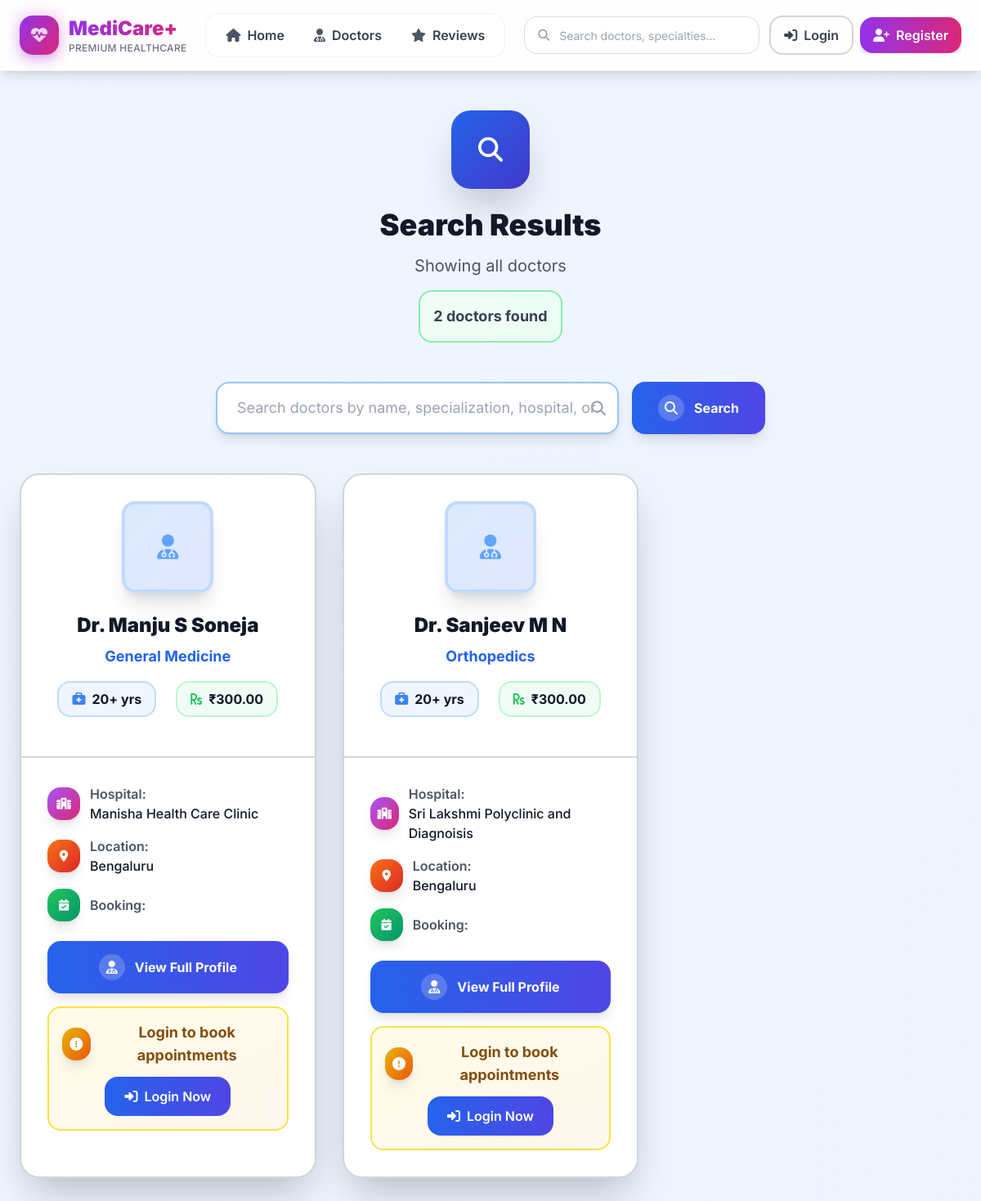
The app's page /search/ with its own data.
### core/models.py (models this page shows, shortened)
class Doctor(models.Model):
    SPECIALIZATION_CHOICES = [
        ('cardiology', 'Cardiology'),
        ('dermatology', 'Dermatology'),
        ('pediatrics', 'Pediatrics'),
        ('orthopedics', 'Orthopedics'),
        ('neurology', 'Neurology'),
        ('gynecology', 'Gynecology'),
        ('psychiatry', 'Psychiatry'),
        ('dentistry', 'Dentistry'),
        ('ophthalmology', 'Ophthalmology'),
        ('general', 'General Medicine'),
    ]
    name = models.CharField(max_length=100)
    specialization = models.CharField(max_length=50, choices=SPECIALIZATION_CHOICES, default='general')
    experience = models.PositiveIntegerField(default=0)
    hospital = models.CharField(max_length=200)
    address = models.TextField()
    city = models.CharField(max_length=100)
    fee = models.DecimalField(max_digits=8, decimal_places=2, validators=[MinValueValidator(0)])
    image = models.ImageField(upload_to='doctors/', blank=True, null=True)
    description = models.TextField(blank=True, null=True)
    rating = models.DecimalField(max_digits=3, decimal_places=1, default=0.0)
    is_available = models.BooleanField(default=True)
    created_at = models.DateTimeField(auto_now_add=True)
    updated_at = models.DateTimeField(auto_now=True)
    class Meta:
        ordering = ['-created_at']
    @property
    def display_fee(self):
        return f"₹{self.fee}"

### core/views.py (the view, shortened to what this page needs)
# urls.py: path('search/', views.unified_search, name='unified_search'),
def unified_search(request):
    query = request.GET.get("q", "").strip()
    doctors = Doctor.objects.all()
    context = {
        "q": query,
        "doctors": doctors,
    }
    return render(request, "unified_search.html", context)

### templates/unified_search.html (shortened to what this page needs)
{% extends 'base.html' %}
{% load static %}
{% block extra_content %}
<div class="min-h-screen bg-gradient-to-br from-blue-50 to-indigo-50 py-12">
  <div class="max-w-7xl mx-auto px-4 sm:px-6">
    <div class="text-center mb-12">
      <div class="w-24 h-24 bg-gradient-to-br from-blue-600 to-indigo-700 rounded-3xl flex items-center justify-center mx-auto mb-6 shadow-2xl">
        <i class="fas fa-search text-white text-3xl"></i>
      </div>
      <h1 class="text-4xl font-black text-gray-900 mb-4">Search Results</h1>
      <p class="text-xl text-gray-600">
        {% if q %}
          Showing results for "<span class="font-black text-blue-600">"{{ q }}"</span>"
        {% else %}
          Showing all doctors
        {% endif %}
      </p>
      <div class="bg-gradient-to-r from-green-50 to-emerald-50 rounded-2xl p-4 border-2 border-green-300 inline-block mt-4">
        <p class="text-gray-700 font-bold text-lg">{{ doctors|length }} doctor{{ doctors|pluralize }} found</p>
      </div>
    </div>
    <div class="max-w-2xl mx-auto mb-12">
      <form method="get" action="{% url 'unified_search' %}" class="flex flex-col sm:flex-row gap-4">
        <div class="flex-1">
          <div class="relative">
            <input
              type="text"
              name="q"
              value="{{ q }}"
              placeholder="Search doctors by name, specialization, hospital, or city..."
              class="w-full border-2 border-blue-300 rounded-2xl px-6 py-4 text-lg focus:ring-2 focus:ring-blue-500 focus:border-blue-500 transition-all duration-300 shadow-lg"
            >
            <i class="fas fa-search absolute right-4 top-1/2 transform -translate-y-1/2 text-gray-400 text-lg"></i>
          </div>
        </div>
        <button
          type="submit"
          class="bg-gradient-to-r from-blue-600 to-indigo-600 text-white font-bold px-8 py-4 rounded-2xl hover:shadow-2xl hover:scale-105 transition-all duration-300 flex items-center justify-center gap-3 shadow-lg"
        >
          <div class="w-8 h-8 bg-white bg-opacity-20 rounded-2xl flex items-center justify-center">
            <i class="fas fa-search"></i>
          </div>
          Search
        </button>
      </form>
    </div>
    {% if doctors %}
    <div class="grid grid-cols-1 md:grid-cols-2 lg:grid-cols-3 gap-8">
      {% for doctor in doctors %}
      <div class="bg-white rounded-3xl border-2 border-gray-300 shadow-2xl hover:shadow-3xl hover:border-blue-300 transition-all duration-500 overflow-hidden group">
        <div class="p-8 text-center border-b-2 border-gray-300">
          <div class="flex justify-center mb-6">
            {% if doctor.image %}
              <img src="{{ doctor.image.url }}"
                   alt="Dr. {{ doctor.name }} - {{ doctor.get_specialization_display }}"
                   class="w-28 h-28 rounded-2xl object-cover border-4 border-blue-200 shadow-xl group-hover:scale-110 transition-transform duration-500">
            {% else %}
              <div class="w-28 h-28 rounded-2xl bg-gradient-to-br from-blue-100 to-indigo-100 flex items-center justify-center border-4 border-blue-200 shadow-xl group-hover:scale-110 transition-transform duration-500">
                <i class="fas fa-user-md text-blue-400 text-3xl"></i>
              </div>
            {% endif %}
          </div>
          <h2 class="text-2xl font-black text-gray-900 mb-2">Dr. {{ doctor.name }}</h2>
          <p class="text-blue-600 font-bold text-lg mb-4">{{ doctor.get_specialization_display }}</p>
          <div class="flex justify-center gap-6 mb-4">
            <span class="flex items-center gap-2 bg-blue-50 px-4 py-2 rounded-2xl border-2 border-blue-200">
              <i class="fas fa-briefcase-medical text-blue-500"></i>
              <span class="font-bold">{{ doctor.experience }}+ yrs</span>
            </span>
            <span class="flex items-center gap-2 bg-green-50 px-4 py-2 rounded-2xl border-2 border-green-200">
              <i class="fas fa-rupee-sign text-green-500"></i>
              <span class="font-bold">{{ doctor.display_fee }}</span>
            </span>
          </div>
        </div>
        <div class="p-8">
          <div class="space-y-4 mb-6">
            <div class="flex items-center gap-3 text-gray-600">
              <div class="w-10 h-10 bg-gradient-to-br from-purple-500 to-pink-600 rounded-2xl flex items-center justify-center shadow-lg">
                <i class="fas fa-hospital text-white text-sm"></i>
              </div>
              <div>
                <span class="font-semibold">Hospital:</span>
                <p class="text-gray-900 font-medium">{{ doctor.hospital }}</p>
              </div>
            </div>
            {% if doctor.city %}
            <div class="flex items-center gap-3 text-gray-600">
              <div class="w-10 h-10 bg-gradient-to-br from-orange-500 to-red-600 rounded-2xl flex items-center justify-center shadow-lg">
                <i class="fas fa-map-marker-alt text-white text-sm"></i>
              </div>
              <div>
                <span class="font-semibold">Location:</span>
                <p class="text-gray-900 font-medium">{{ doctor.city }}</p>
              </div>
            </div>
            {% endif %}
            <div class="flex items-center gap-3 text-gray-600">
              <div class="w-10 h-10 bg-gradient-to-br from-green-500 to-emerald-600 rounded-2xl flex items-center justify-center shadow-lg">
                <i class="fas fa-calendar-check text-white text-sm"></i>
              </div>
              <div>
                <span class="font-semibold">Booking:</span>
              </div>
            </div>
          </div>
          <div class="space-y-4">
            <a href="{% url 'doctor_detail' doctor.id %}"
               class="block w-full bg-gradient-to-r from-blue-600 to-indigo-600 text-white text-center font-bold py-4 px-6 rounded-2xl hover:shadow-xl hover:scale-105 transition-all duration-300 flex items-center justify-center gap-3 shadow-lg">
              <div class="w-8 h-8 bg-white bg-opacity-20 rounded-2xl flex items-center justify-center">
                <i class="fas fa-user-md"></i>
              </div>
              View Full Profile
            </a>
            {% if user.is_authenticated %}
              {% if doctor.booking_option == "online" or doctor.booking_option == "both" %}
                <a href="{% url 'book_appointment' doctor.id 'online' %}"
                   class="block w-full bg-gradient-to-r from-green-600 to-emerald-600 text-white text-center font-bold py-4 px-6 rounded-2xl hover:shadow-xl hover:scale-105 transition-all duration-300 flex items-center justify-center gap-3 shadow-lg">
                  <div class="w-8 h-8 bg-white bg-opacity-20 rounded-2xl flex items-center justify-center">
                    <i class="fas fa-video"></i>
                  </div>
                  Book Online
                </a>
              {% endif %}
            {% else %}
              <div class="bg-gradient-to-br from-yellow-50 to-orange-50 rounded-2xl p-4 border-2 border-yellow-300 text-center">
                <div class="flex items-center justify-center gap-3 mb-3">
                  <div class="w-10 h-10 bg-gradient-to-br from-yellow-500 to-orange-600 rounded-2xl flex items-center justify-center shadow-lg">
                    <i class="fas fa-exclamation-circle text-white"></i>
                  </div>
                  <p class="text-yellow-800 font-bold text-lg">Login to book appointments</p>
                </div>
                <a href="{% url 'login' %}?next={% url 'unified_search' %}?q={{ q|urlencode }}"
                   class="bg-gradient-to-r from-blue-600 to-indigo-600 text-white px-6 py-3 rounded-2xl font-semibold hover:shadow-lg hover:scale-105 transition-all duration-300 inline-flex items-center gap-2">
                  <i class="fas fa-sign-in-alt"></i>
                  Login Now
                </a>
              </div>
            {% endif %}
          </div>
        </div>
      </div>
      {% endfor %}
    </div>
    {% endif %}
  </div>
</div>
{% endblock extra_content %}

### static/css/base.css (style rules this page uses)
:root { --primary: #8b5cf6; --secondary: #7c3aed; --accent1: #10b981; --accent2: #059669; --accent3: #ef4444; --accent4: #f59e0b; --medical-purple: #7c3aed; --health-pink: #db2777; }

### records on screen
Doctor: name "Manju S Soneja", specialization "General Medicine", experience "20", display_fee "₹300.00", hospital "Manisha Health Care Clinic", city "Bengaluru"
Doctor: name "Sanjeev M N", specialization "Orthopedics", experience "20", display_fee "₹300.00", hospital "Sri Lakshmi Polyclinic and Diagnoisis", city "Bengaluru"

### other values on screen
{{ doctors|length }} "2"
